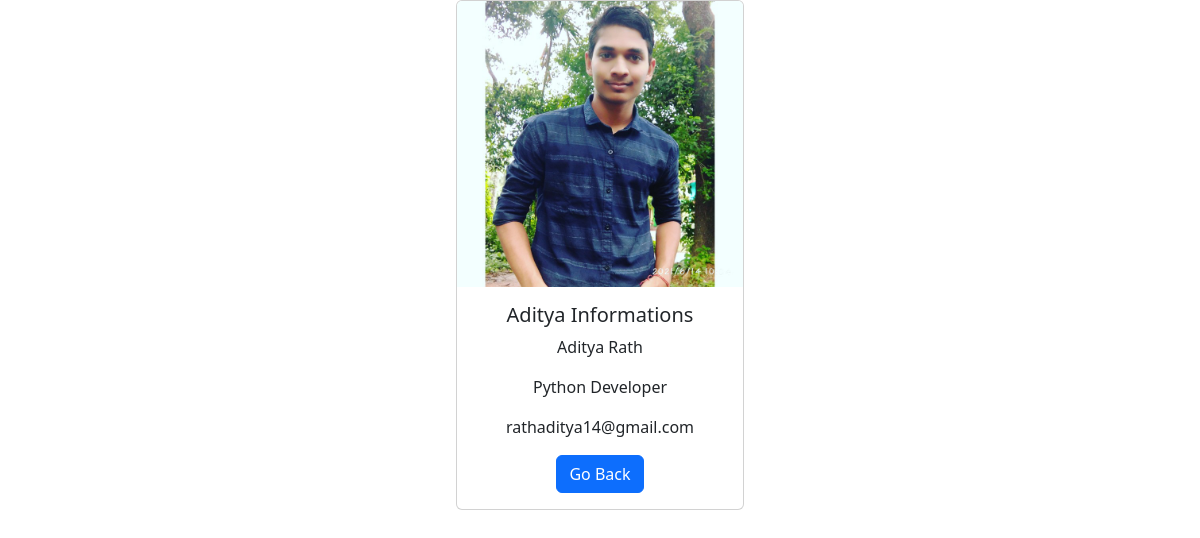
Page /showinformation/1/ on the committed database.
### employees/models.py (models this page shows, shortened)
class Employee (models.Model):
    first_name=models.CharField(max_length=50)
    last_name=models.CharField(max_length=50)
    photo=models.ImageField(upload_to='images/')
    degnination=models.CharField(max_length=100)
    email_address=models.EmailField(max_length=100, unique=True)

### employees/views.py (the view)
# urls.py: path('showinformation/<int:pk>/',ShowInformation, name='employee_information'),
def ShowInformation(request, pk):
    employee=Employee.objects.get(pk=pk)
    context={'employee':employee}
    return render(request, 'show_information.html', context)

### templates/show_information.html (shortened to what this page needs)
<!DOCTYPE html>
<html lang="en">
<head>
    <link href="https://cdn.jsdelivr.net/npm/bootstrap@5.3.3/dist/css/bootstrap.min.css" rel="stylesheet">
</head>
<body>
<center>
    <div class="card" style="width: 18rem;">
        <img src="{{employee.photo.url}}" class="card-img-top" alt="Employee Photo">
        <div class="card-body">
            <h5 class="card-title">{{employee.first_name}} Informations</h5>
            <p class="card-text">{{employee.first_name}} {{employee.last_name}}</p>
            <p class="card-text">{{employee.degnination}}</p>
            <p class="card-text">{{employee.email_address}}</p>
            <a href="{% url 'home' %}" class="btn btn-primary">Go Back</a>
        </div>
    </div>
</center>
</body>
</html>

### rows in the picture
Employee: photo (picture), first_name "Aditya", last_name "Rath", degnination "Python Developer", email_address "rathaditya14@gmail.com"
